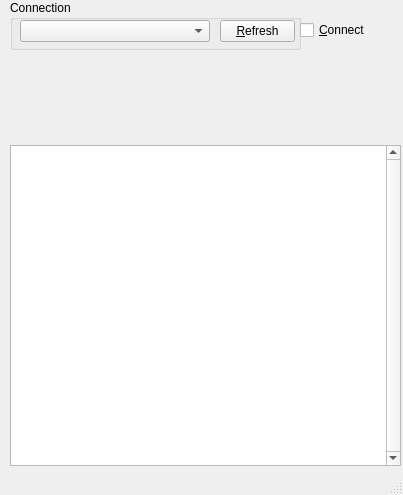
<?xml version="1.0" encoding="UTF-8"?>
<ui version="4.0">
 <class>MainWindow</class>
 <widget class="QMainWindow" name="MainWindow">
  <property name="geometry">
   <rect>
    <x>0</x>
    <y>0</y>
    <width>403</width>
    <height>495</height>
   </rect>
  </property>
  <property name="minimumSize">
   <size>
    <width>400</width>
    <height>300</height>
   </size>
  </property>
  <property name="windowTitle">
   <string>Shelf &amp; Bag V0.01</string>
  </property>
  <property name="windowIcon">
   <iconset resource="resource.qrc">
    <normaloff>:/images/shelf.png</normaloff>:/images/shelf.png</iconset>
  </property>
  <widget class="QWidget" name="centralWidget">
   <widget class="QListWidget" name="listWidgetLog">
    <property name="geometry">
     <rect>
      <x>10</x>
      <y>145</y>
      <width>391</width>
      <height>321</height>
     </rect>
    </property>
    <property name="verticalScrollBarPolicy">
     <enum>Qt::ScrollBarAlwaysOn</enum>
    </property>
    <property name="alternatingRowColors">
     <bool>true</bool>
    </property>
   </widget>
   <widget class="QGroupBox" name="groupBoxConnection">
    <property name="geometry">
     <rect>
      <x>10</x>
      <y>0</y>
      <width>291</width>
      <height>50</height>
     </rect>
    </property>
    <property name="title">
     <string>Connection</string>
    </property>
    <widget class="QComboBox" name="comboBoxPort">
     <property name="geometry">
      <rect>
       <x>10</x>
       <y>20</y>
       <width>190</width>
       <height>22</height>
      </rect>
     </property>
    </widget>
    <widget class="QPushButton" name="pushButtonRefresh">
     <property name="geometry">
      <rect>
       <x>210</x>
       <y>20</y>
       <width>75</width>
       <height>22</height>
      </rect>
     </property>
     <property name="text">
      <string>&amp;Refresh</string>
     </property>
     <property name="shortcut">
      <string>Alt+R</string>
     </property>
    </widget>
   </widget>
   <widget class="QCheckBox" name="checkBoxConnect">
    <property name="geometry">
     <rect>
      <x>300</x>
      <y>20</y>
      <width>90</width>
      <height>20</height>
     </rect>
    </property>
    <property name="text">
     <string>&amp;Connect</string>
    </property>
   </widget>
  </widget>
  <widget class="QStatusBar" name="statusBar"/>
 </widget>
 <layoutdefault spacing="6" margin="11"/>
 <resources>
  <include location="resource.qrc"/>
 </resources>
 <connections/>
</ui>
